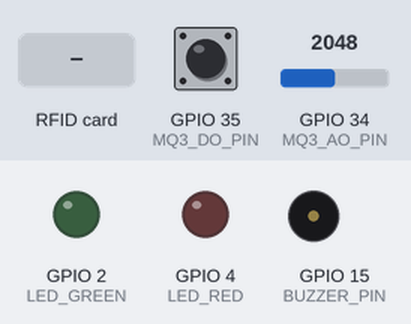
The sketch below on a simulated ESP32. On the bench: output pins drawn as LEDs (lit = HIGH), buzzer (waves = sounding, pin HIGH). Dashed ring = blinking. Inputs (shaded band) come from the test bench; at power-on: GPIO 34 (MQ3_AO_PIN) = 2048, GPIO 35 (MQ3_DO_PIN) HIGH. WiFi joins after 1.5 s; servers stay silent unless stated; uploads are accepted with an empty reply; what the sketch prints to the serial monitor is not drawn.

Above: at 4.1 s.
4.2 s: GPIO 34 (MQ3_AO_PIN) set to 634
7.7 s: GPIO 34 (MQ3_AO_PIN) set to 572
At 8.37 s:
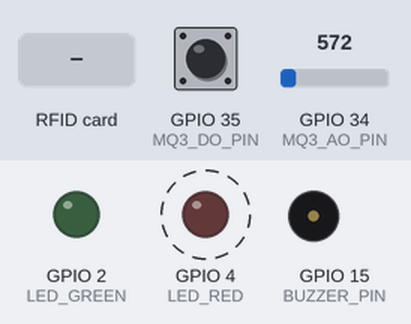
9.4 s: RFID card 12 34 56 78 held to the reader
At 11.0 s:
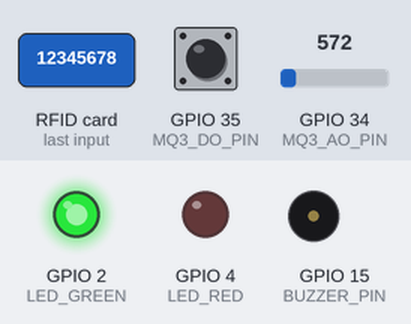
12.9 s: RFID card 5E 7A 19 C4 held to the reader
At 13.25 s:
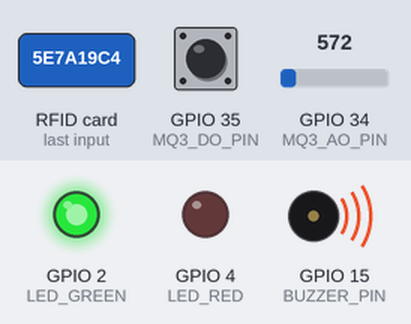
16.7 s: GPIO 34 (MQ3_AO_PIN) set to 640
Timing chart, 0 to 21.2 s (numbered marks = the images above; inputs shaded):
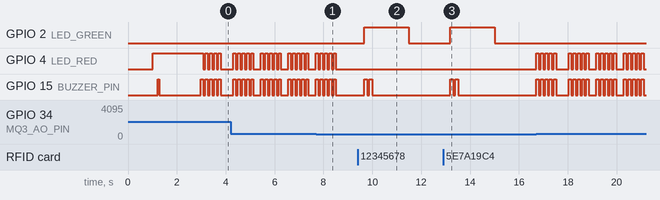

Measured:
- the behaviour switches between 601 and 600 on GPIO 34 (MQ3_AO_PIN) (found by bisection; images 0 and 1)
- after the input at 7.7 s, GPIO 4 (LED_RED), GPIO 15 (BUZZER_PIN): goes on until 8.5 s, then stays LOW
- after the input at 9.4 s, GPIO 2 (LED_GREEN): LOW → HIGH after 0.28 s, → LOW 1.8 s later; GPIO 15 (BUZZER_PIN): alternates HIGH for 0.12 s and LOW for 0.08 s, 4 changes in all, then stays LOW, starting after 0.28 s
- after the input at 12.9 s, GPIO 2 (LED_GREEN): LOW → HIGH after 0.29 s, → LOW 1.8 s later; GPIO 15 (BUZZER_PIN): alternates HIGH for 0.12 s and LOW for 0.08 s, 4 changes in all, then stays LOW, starting after 0.29 s
- by itself, GPIO 4 (LED_RED), GPIO 15 (BUZZER_PIN): repeats every 1.1 s: 4 × (LOW 0.08 s, HIGH 0.10 s), LOW 0.31 s, HIGH 0.10 s

The sketch:

rfid_gate.ino
```cpp
/*
 ============================================================================
  SMART RFID + ANPR VEHICLE GATE MANAGEMENT SYSTEM
  ESP32-WROOM-32 + RC522 RFID GATE CONTROLLER FIRMWARE
 ============================================================================

  RC522 Module -> ESP32-WROOM-32 Pin Connections:
  ------------------------------------------------
  1. VCC (3.3V) -> ESP32 3V3  (WARNING: DO NOT CONNECT TO 5V/VIN!)
  2. RST        -> ESP32 GPIO 22 (D22)
  3. GND        -> ESP32 GND
  4. IRQ        -> Not Connected (Leave Empty)
  5. MISO       -> ESP32 GPIO 19 (D19)
  6. MOSI       -> ESP32 GPIO 23 (D23)
  7. SCK        -> ESP32 GPIO 18 (D18)
  8. SDA (SS)   -> ESP32 GPIO 5  (D5)

  MH MQ-3 Alcohol Sensor -> ESP32 Pin Connections:
  -------------------------------------------------
  1. VCC (5V)   -> ESP32 VIN / 5V (Note: MQ heater coil requires 5V)
  2. GND        -> ESP32 GND
  3. AO         -> ESP32 GPIO 34 (Analog ADC1 Input, safe for 3.3V ADC)
  4. DO (Opt.)  -> ESP32 GPIO 35 (Optional Digital Threshold input)

  Indicators (Optional):
  ----------------------
  Green LED     -> GPIO 2  (Access Granted)
  Red LED       -> GPIO 4  (Access Denied / Alcohol Alert)
  Buzzer        -> GPIO 15 (Audio Feedback / Sobriety Alarm)
*/

#include <WiFi.h>
#include <HTTPClient.h>
#include <SPI.h>
#include <MFRC522.h>

// ============================================================================
// 1. NETWORK & SERVER CONFIGURATION
// ============================================================================
const char* WIFI_SSID       = "afan";
const char* WIFI_PASSWORD   = "12345678";

// Server Configuration
// PC Wi-Fi IP (as seen in browser 10.116.48.120:5000) with Mobile Hotspot fallback
const char* SERVER_URL_WIFI    = "http://10.116.48.120:5000";
const char* SERVER_URL_HOTSPOT = "http://192.168.137.1:5000";
String currentServerUrl        = SERVER_URL_WIFI;

const char* DEVICE_ID          = "GATE01";
const char* DEVICE_API_KEY     = "dev_gate01_secret";
const char* GATE_DIRECTION     = "EXIT"; // "EXIT" for Outbound Fleet Dispatch
const char* FIRMWARE_VER       = "v1.3.0";

// Pin Definitions
#define RST_PIN             22
#define SS_PIN              5
#define LED_GREEN           2
#define LED_RED             4
#define BUZZER_PIN          15

// Alcohol Sensor (MH-Series MQ-3)
#define MQ3_AO_PIN          34    // ADC1 Pin (Analog Input)
#define MQ3_DO_PIN          35    // Digital Comparator Input (Active LOW on LM393 module)
const int ALCOHOL_THRESHOLD = 600; // Calibrated ADC threshold for intoxication (> 600)

// Timing Settings
const unsigned long SCAN_COOLDOWN_MS      = 2500;  // 2.5s cooldown
const unsigned long HEARTBEAT_INTERVAL_MS = 15000; // 15s heartbeat

// Hardware Instances
MFRC522 rfid(SS_PIN, RST_PIN);

// State Variables
unsigned long lastScanTime = 0;
String lastScannedUID = "";
unsigned long lastHeartbeatTime = 0;

// ============================================================================
// SETUP FUNCTION
// ============================================================================
void setup() {
  Serial.begin(115200);
  delay(1000);
  Serial.println("\n=======================================================");
  Serial.println("   SMART VEHICLE GATE - ESP32 RFID RC522 CONTROLLER   ");
  Serial.println("=======================================================");

  // Initialize Indicators
  pinMode(LED_GREEN, OUTPUT);
  pinMode(LED_RED, OUTPUT);
  pinMode(BUZZER_PIN, OUTPUT);
  digitalWrite(LED_GREEN, LOW);
  digitalWrite(LED_RED, HIGH); // Red ON during startup

  // Initialize SPI Bus & RC522 Reader
  SPI.begin(18, 19, 23, 5); // SCK, MISO, MOSI, SS
  rfid.PCD_Init();
  delay(150);

  // Set Antenna Gain to MAXIMUM for highest sensitivity
  rfid.PCD_SetAntennaGain(rfid.RxGain_max);

  // Hardware Diagnostic Check
  byte ver = rfid.PCD_ReadRegister(rfid.VersionReg);
  Serial.print("[HARDWARE] RC522 Chip Version Reg: 0x");
  Serial.println(ver, HEX);

  if (ver == 0x00 || ver == 0xFF) {
    Serial.println("\n[ERROR] RC522 READER NOT DETECTED!");
    Serial.println(">> PLEASE CHECK YOUR SPI WIRING:");
    Serial.println("   - RC522 3.3V -> ESP32 3V3");
    Serial.println("   - RC522 GND  -> ESP32 GND");
    Serial.println("   - RC522 RST  -> ESP32 GPIO 22");
    Serial.println("   - RC522 SDA  -> ESP32 GPIO 5");
    Serial.println("   - RC522 SCK  -> ESP32 GPIO 18");
    Serial.println("   - RC522 MOSI -> ESP32 GPIO 23");
    Serial.println("   - RC522 MISO -> ESP32 GPIO 19\n");
    // Rapid beep to warn user of wiring issue
    digitalWrite(BUZZER_PIN, HIGH); delay(200); digitalWrite(BUZZER_PIN, LOW);
  } else {
    Serial.println("[OK] RC522 Reader detected and ready!");
    // Short confirmation beep
    digitalWrite(BUZZER_PIN, HIGH); delay(60); digitalWrite(BUZZER_PIN, LOW);
  }

  // Initialize MQ-3 Alcohol Sensor (Analog + Digital)
  pinMode(MQ3_AO_PIN, INPUT);
  pinMode(MQ3_DO_PIN, INPUT_PULLUP);
  int baselineAlc = analogRead(MQ3_AO_PIN);
  int baselineDigital = digitalRead(MQ3_DO_PIN);
  Serial.print("[HARDWARE] MQ-3 Alcohol Sensor AO: ");
  Serial.print(baselineAlc);
  Serial.print(" | DO: ");
  Serial.println(baselineDigital);
  Serial.println(baselineAlc > ALCOHOL_THRESHOLD ? " (WARNING: Check Threshold/Warmup)" : " (Sensor Ready)");

  // Connect to Wi-Fi
  connectWiFi();
  digitalWrite(LED_RED, LOW);

  Serial.println("\n[SYSTEM READY] Present your 13.56MHz RFID card to the reader now...");
}

// ============================================================================
// MAIN LOOP
// ============================================================================
void loop() {
  // 1. Maintain Wi-Fi Connection
  if (WiFi.status() != WL_CONNECTED) {
    digitalWrite(LED_RED, HIGH);
    connectWiFi();
    digitalWrite(LED_RED, LOW);
  }

  // 2. Periodic Heartbeat to Server
  if (millis() - lastHeartbeatTime >= HEARTBEAT_INTERVAL_MS) {
    sendHeartbeat();
    lastHeartbeatTime = millis();
  }

  // 2.5. Continuous Real-time Alcohol Monitoring (triggers while modal is open)
  checkRealtimeAlcoholSensor();

  // 3. Check for RFID Card Presence
  if (!rfid.PICC_IsNewCardPresent()) {
    return;
  }
  if (!rfid.PICC_ReadCardSerial()) {
    return;
  }

  // 4. Format UID as Clean Hex String (e.g. "52932A5C")
  String currentUID = "";
  for (byte i = 0; i < rfid.uid.size; i++) {
    if (rfid.uid.uidByte[i] < 0x10) currentUID += "0";
    currentUID += String(rfid.uid.uidByte[i], HEX);
  }
  currentUID.toUpperCase();

  // 5. Cooldown Filter to Prevent Duplicate Rapid Re-scans
  if (currentUID == lastScannedUID && (millis() - lastScanTime < SCAN_COOLDOWN_MS)) {
    rfid.PICC_HaltA();
    rfid.PCD_StopCrypto1();
    return;
  }

  lastScannedUID = currentUID;
  lastScanTime = millis();

  Serial.println("\n>>> [RFID DETECTED] UID: " + currentUID);
  sendScanEvent(currentUID);

  rfid.PICC_HaltA();
  rfid.PCD_StopCrypto1();
}

// ============================================================================
// WI-FI CONNECTION
// ============================================================================
void connectWiFi() {
  if (WiFi.status() == WL_CONNECTED) return;

  Serial.print("[WIFI] Connecting to SSID: ");
  Serial.println(WIFI_SSID);

  WiFi.disconnect(true);
  delay(100);
  WiFi.mode(WIFI_STA);
  WiFi.begin(WIFI_SSID, WIFI_PASSWORD);

  int attempts = 0;
  while (WiFi.status() != WL_CONNECTED && attempts < 30) {
    delay(400);
    Serial.print(".");
    attempts++;
  }

  if (WiFi.status() == WL_CONNECTED) {
    Serial.println("\n[WIFI OK] Connected! ESP32 IP: " + WiFi.localIP().toString());
  } else {
    Serial.println("\n[WIFI ERROR] Connection timeout. Retrying...");
  }
}

// ============================================================================
// SEND SCAN TO FLASK SERVER
// ============================================================================
void sendScanEvent(String uid) {
  if (WiFi.status() != WL_CONNECTED) {
    Serial.println("[ERROR] Cannot send scan: Wi-Fi offline.");
    signalDenied();
    return;
  }

  // 1. Read Driver Sobriety from MQ-3 Alcohol Sensor (multi-sample average for stability)
  long alcSum = 0;
  for (int i = 0; i < 5; i++) {
    alcSum += analogRead(MQ3_AO_PIN);
    delay(10);
  }
  int alcoholVal = alcSum / 5;
  bool isAlcoholDetected = (alcoholVal > ALCOHOL_THRESHOLD);

  Serial.println("-------------------------------------------------------");
  Serial.print("[SOBRIETY TEST] MQ-3 Alcohol ADC: ");
  Serial.print(alcoholVal);
  Serial.print(" | Threshold: ");
  Serial.println(ALCOHOL_THRESHOLD);

  if (isAlcoholDetected) {
    Serial.println("⚠️ [CRITICAL ALERT] ALCOHOL DETECTED! DRIVER IS INTOXICATED!");
    signalAlcoholAlert();
  } else {
    Serial.println("✅ [SOBRIETY OK] Driver sober. Processing RFID authorization...");
  }
  Serial.println("-------------------------------------------------------");

  HTTPClient http;
  String url = currentServerUrl + "/api/rfid/scan";
  http.begin(url);
  http.addHeader("Content-Type", "application/json");
  http.addHeader("X-Device-Id", DEVICE_ID);
  http.addHeader("X-Api-Key", DEVICE_API_KEY);

  String eventId = String(DEVICE_ID) + "-" + String(millis()) + "-" + uid;
  String payload = "{";
  payload += "\"uid\":\"" + uid + "\",";
  payload += "\"device_id\":\"" + String(DEVICE_ID) + "\",";
  payload += "\"direction\":\"" + String(GATE_DIRECTION) + "\",";
  payload += "\"event_id\":\"" + eventId + "\",";
  payload += "\"alcohol_detected\":" + String(isAlcoholDetected ? "true" : "false") + ",";
  payload += "\"alcohol_value\":" + String(alcoholVal);
  payload += "}";

  Serial.println("[HTTP POST] Sending scan data to: " + url);
  int httpCode = http.POST(payload);

  if (httpCode > 0) {
    String response = http.getString();
    Serial.print("[SERVER RESPONSE] HTTP " + String(httpCode) + ": ");
    Serial.println(response);

    if (httpCode == 200 && !isAlcoholDetected) {
      Serial.println("[RESULT] ACCESS GRANTED / GATE OPENED!");
      signalGranted();
    } else {
      Serial.println("[RESULT] ACCESS DENIED / GATE LOCKED!");
      if (!isAlcoholDetected) {
        signalDenied();
      }
    }
  } else {
    Serial.println("[HTTP ERROR] Failed to reach server: " + http.errorToString(httpCode));
    // Try fallback URL if Wi-Fi URL failed
    if (currentServerUrl == SERVER_URL_WIFI) {
      currentServerUrl = SERVER_URL_HOTSPOT;
      Serial.println("[FAILOVER] Switched to fallback URL: " + currentServerUrl);
    }
    signalDenied();
  }

  http.end();
}

// ============================================================================
// HEARTBEAT
// ============================================================================
void sendHeartbeat() {
  if (WiFi.status() != WL_CONNECTED) return;

  HTTPClient http;
  String url = currentServerUrl + "/api/device/heartbeat";
  http.begin(url);
  http.addHeader("Content-Type", "application/json");
  http.addHeader("X-Device-Id", DEVICE_ID);
  http.addHeader("X-Api-Key", DEVICE_API_KEY);

  int currentGas = analogRead(MQ3_AO_PIN);
  String payload = "{\"device_id\":\"" + String(DEVICE_ID) + "\",\"api_key\":\"" + String(DEVICE_API_KEY) + "\",\"firmware_version\":\"" + String(FIRMWARE_VER) + "\",\"alcohol_value\":" + String(currentGas) + "}";
  int httpCode = http.POST(payload);
  if (httpCode == 200) {
    Serial.println("[HEARTBEAT] OK (Status: ONLINE)");
  } else if (httpCode < 0) {
    if (currentServerUrl == SERVER_URL_WIFI) {
      currentServerUrl = SERVER_URL_HOTSPOT;
    } else {
      currentServerUrl = SERVER_URL_WIFI;
    }
  }
  http.end();
}

// ============================================================================
// AUDIO & LED SIGNALS
// ============================================================================
void signalGranted() {
  digitalWrite(LED_GREEN, HIGH);
  digitalWrite(BUZZER_PIN, HIGH);
  delay(120);
  digitalWrite(BUZZER_PIN, LOW);
  delay(80);
  digitalWrite(BUZZER_PIN, HIGH);
  delay(120);
  digitalWrite(BUZZER_PIN, LOW);
  delay(1500);
  digitalWrite(LED_GREEN, LOW);
}

void signalDenied() {
  digitalWrite(LED_RED, HIGH);
  digitalWrite(BUZZER_PIN, HIGH);
  delay(500);
  digitalWrite(BUZZER_PIN, LOW);
  delay(1000);
  digitalWrite(LED_RED, LOW);
}

// Fast SOS Alarm for Drunk Driver Detection
void signalAlcoholAlert() {
  for (int i = 0; i < 5; i++) {
    digitalWrite(LED_RED, HIGH);
    digitalWrite(BUZZER_PIN, HIGH);
    delay(100);
    digitalWrite(LED_RED, LOW);
    digitalWrite(BUZZER_PIN, LOW);
    delay(80);
  }
}

// Continuous Real-Time Alcohol Monitoring
unsigned long lastAlcoholAlertTime = 0;
unsigned long lastSobrietySyncTime  = 0;
bool isRealtimeAlertSent = false;

void checkRealtimeAlcoholSensor() {
  int alcoholAnalog = analogRead(MQ3_AO_PIN);
  bool isAlcoholDetected = (alcoholAnalog > ALCOHOL_THRESHOLD);

  if (isAlcoholDetected) {
    // Hardware Buzzer Alarm
    signalAlcoholAlert();

    // Broadcast automatic alert to server ONCE per event
    if (!isRealtimeAlertSent) {
      isRealtimeAlertSent = true;
      lastAlcoholAlertTime = millis();
      sendAlcoholAlertToServer(alcoholAnalog);
    }
  } else {
    isRealtimeAlertSent = false;
  }

  // Continuously sync live sensor reading to Flask server (/api/device/sobriety_reading)
  unsigned long syncInterval = isAlcoholDetected ? 1000 : 1500;
  if (millis() - lastSobrietySyncTime >= syncInterval) {
    lastSobrietySyncTime = millis();
    sendSobrietyReadingToServer(alcoholAnalog, isAlcoholDetected);
  }
}

void sendSobrietyReadingToServer(int alcoholVal, bool isAlcohol) {
  if (WiFi.status() != WL_CONNECTED) return;

  HTTPClient http;
  String url = currentServerUrl + "/api/device/sobriety_reading";
  http.begin(url);
  http.addHeader("Content-Type", "application/json");
  http.addHeader("X-Device-Id", DEVICE_ID);
  http.addHeader("X-Api-Key", DEVICE_API_KEY);

  String payload = "{\"device_id\":\"" + String(DEVICE_ID) + "\",\"alcohol_detected\":" + String(isAlcohol ? "true" : "false") + ",\"alcohol_value\":" + String(alcoholVal) + "}";
  http.POST(payload);
  http.end();
}

void sendAlcoholAlertToServer(int alcoholVal) {
  if (WiFi.status() != WL_CONNECTED) return;

  HTTPClient http;
  String url = currentServerUrl + "/api/device/alcohol_alert";
  http.begin(url);
  http.addHeader("Content-Type", "application/json");
  http.addHeader("X-Device-Id", DEVICE_ID);
  http.addHeader("X-Api-Key", DEVICE_API_KEY);

  String payload = "{\"device_id\":\"" + String(DEVICE_ID) + "\",\"alcohol_detected\":true,\"alcohol_value\":" + String(alcoholVal) + "}";
  Serial.println("\n🚨 [LIVE ALARM] MQ-3 sensor alarm triggered! Broadcasting to server: " + url);
  int httpCode = http.POST(payload);
  if (httpCode > 0) {
    String response = http.getString();
    Serial.println("[SERVER ACK] Alcohol Trigger Accepted: " + response);
  } else {
    Serial.println("[SERVER ERROR] Alert failed: " + http.errorToString(httpCode));
    // Failover
    if (currentServerUrl == SERVER_URL_WIFI) {
      currentServerUrl = SERVER_URL_HOTSPOT;
    } else {
      currentServerUrl = SERVER_URL_WIFI;
    }
  }
  http.end();
}
```
